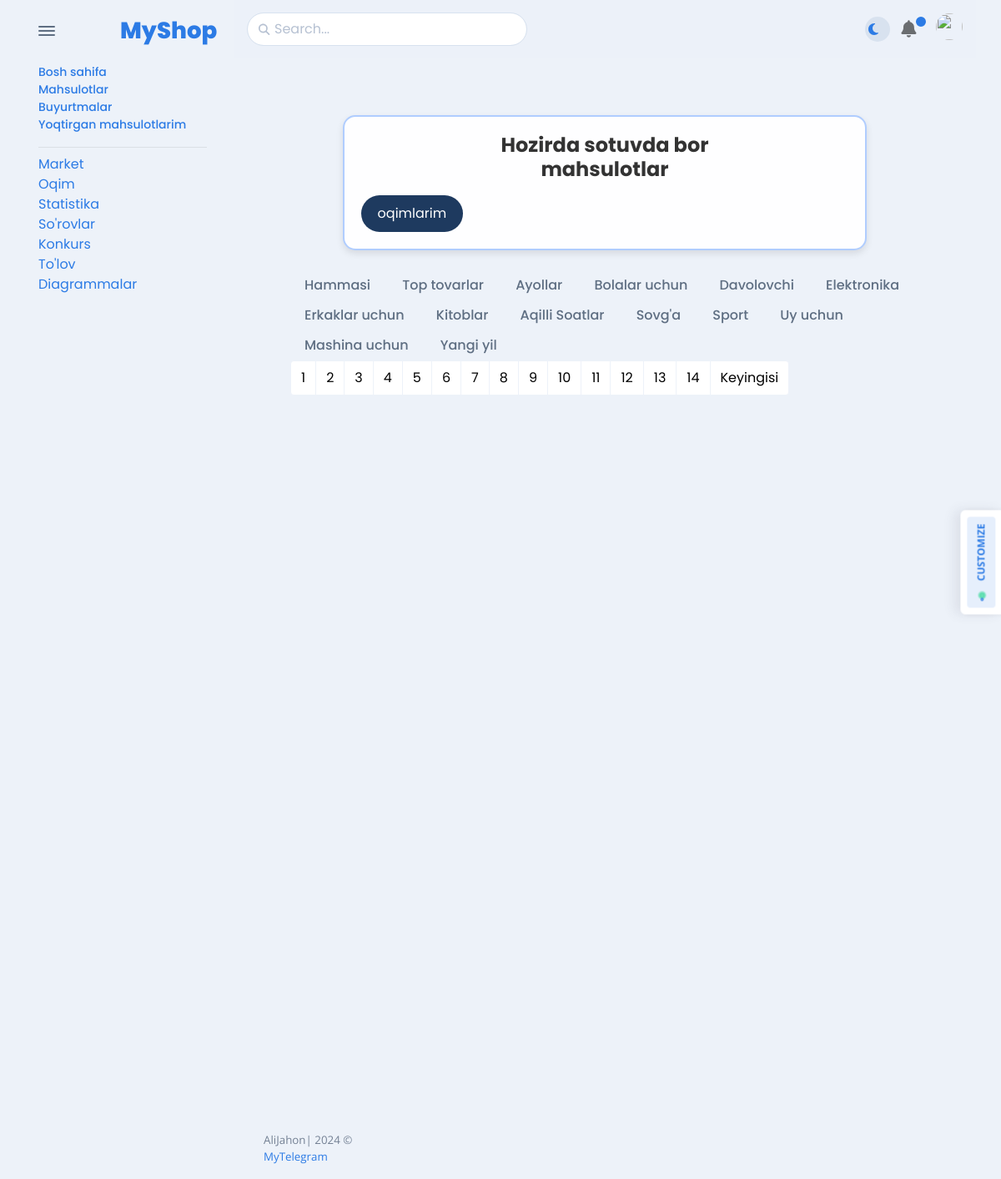
/market, run on the app's committed database.
### apps/models.py (models this page shows, shortened)
class Category(Model):
    image = ImageField(upload_to='categories/')
    name = CharField(max_length=50)
    slug = SlugField(unique=True)

### apps/views.py (the view)
# urls.py: path('market', views.MarketListview.as_view(), name='market'),
class MarketListview(ListView):
    template_name = 'apps/utils/market.html'
    model = Category
    context_object_name = 'categorys'
    def get_context_data(self, *, object_list=None, **kwargs):
        data = super().get_context_data(**kwargs)
        data['products'] = Product.objects.all()
        if self.request.user.is_authenticated:
            data['user'] = self.request.user
            liked_products = self.request.user.liked_products.all()
            data['liked_products_ids'] = [product.id for product in liked_products]
        data['wishlist_count'] = Wishlist.objects.filter(user_id=self.request.user.id).count()
        return data

### templates/apps/utils/market.html (shortened to what this page needs)
{% extends 'apps/base_include/base.html' %}
{% load humanize %}
{% block main %}
    <div class="card-body">
    <div class="container">
        <br>
        <br>
        <div class="product-title-container">
            <h3 class="product-title mb-3">Hozirda sotuvda bor <br> mahsulotlar</h3>
            <a href="{% url 'thread-list' %}">
                <button class="custom-btn">oqimlarim</button>
            </a>
        </div>
        <br>
        <div class="container border-bottom-4">
            <div class="header_tab_menu">
                <div class="header_menu" style="overflow: auto">
                    <a href="{% url 'thread_product' 'barchasi' %}" class="btn btn-default"> Hammasi </a>
                    <a href="{% url 'thread_product' 'top_tovarlar' %}" class="btn btn-default"> Top tovarlar </a>
                    {% for category in categorys %}
                        <a href="{% url 'thread_product' category.slug %}"
                           class="btn btn-default{% if current_category == category.slug %}active{% endif %}"
                        > {{ category.name }}</a>
                    {% endfor %}
                </div>
            </div>
            <div class="row">
                <nav aria-label="Page navigation example">
                    <ul class="pagination">
                        <li class="page-item"><a class="page-link " href="?page=1">1</a></li>
                        <li class="page-item"><a class="page-link " href="?page=2">2</a></li>
                        <li class="page-item"><a class="page-link " href="?page=3">3</a></li>
                        <li class="page-item"><a class="page-link " href="?page=4">4</a></li>
                        <li class="page-item"><a class="page-link " href="?page=5">5</a></li>
                        <li class="page-item"><a class="page-link " href="?page=6">6</a></li>
                        <li class="page-item"><a class="page-link " href="?page=7">7</a></li>
                        <li class="page-item"><a class="page-link " href="?page=8">8</a></li>
                        <li class="page-item"><a class="page-link " href="?page=9">9</a></li>
                        <li class="page-item"><a class="page-link " href="?page=10">10</a></li>
                        <li class="page-item"><a class="page-link " href="?page=11">11</a></li>
                        <li class="page-item"><a class="page-link " href="?page=12">12</a></li>
                        <li class="page-item"><a class="page-link " href="?page=13">13</a></li>
                        <li class="page-item"><a class="page-link " href="?page=14">14</a></li>
                        <li class="page-item"><a class="page-link" href="?page=2">Keyingisi</a></li>
                    </ul>
                </nav>
            </div>
        </div>
    </div>
{% endblock %}

### templates/apps/base_include/base.html (style rules this page uses)
a { display: flex; align-items: center; text-decoration: none; }

### templates/apps/utils/market.html (style rules this page uses)
.product-title-container { width: 80%; margin: 0 auto; padding: 20px; background-color: #fefeff; border: 2px solid rgba(101, 157, 255, 0.5); border-radius: 15px; box-shadow: 0 4px 8px rgba(0, 0, 0, 0.1); text-align: center; }
.product-title { font-size: 24px; font-weight: bold; color: #333; margin: 0; }
.custom-btn { background-color: #1e3a5f; color: white; padding: 10px 20px; font-size: 16px; border: none; border-radius: 25px; cursor: pointer; transition: background-color 0.3s, transform 0.3s; }

### data on the page
Category: name "Ayollar"
Category: name "Bolalar uchun"
Category: name "Davolovchi"
Category: name "Elektronika"
Category: name "Erkaklar uchun"
Category: name "Kitoblar"
Category: name "Aqilli Soatlar"
Category: name "Sovg'a"
Category: name "Sport"
Category: name "Uy uchun"
Category: name "Mashina uchun"
Category: name "Yangi yil"
